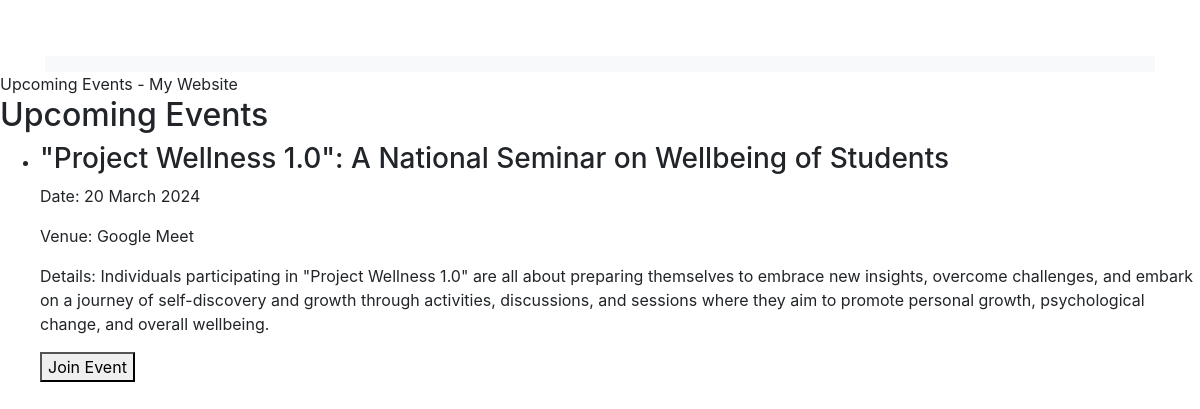
Screenshot of /events/ (signed in) with the database file from the repository.
### event_manager/models.py (models this page shows, shortened)
class Event(models.Model):
    event_name = models.CharField(max_length = 500)
    event_date = models.CharField(max_length = 25)
    event_details = models.TextField()
    venue = models.TextField(default = 'Google Meet')

### event_manager/views.py (the view)
# urls.py: path('events/', events, name = 'events'),
@login_required
def events(request):
    events = Event.objects.all()
    return render(request, 'events.html', {'events':events})

### event_manager/templates/events.html (shortened to what this page needs)
{% extends 'base.html' %}
{%block start%}
{% block title %}
    Upcoming Events - My Website
{% endblock %}
{% block events %}
    <h2>Upcoming Events</h2>
    {% if events %}
        <ul>
            {% for event in events %}
                <li>
                    <h3>{{ event.event_name }}</h3>
                    <p>Date: {{ event.event_date }}</p>
                    <p>Venue: {{ event.venue }}</p>
                    <p>Details: {{ event.event_details }}</p>
                    <form action = "{%url 'join_event'%}" method = 'post'>
                        <button type = 'submit'>Join Event</button>
                    </form>
                </li>
            {% endfor %}
        </ul>
    {% else %}
        <p>No upcoming events at the moment.</p>
    {% endif %}
{% endblock %}
{%endblock%}

### Login_Authentication/templates/base.html (style rules this page uses)
body { padding-top: 56px; }

### rows the page displays
Event: event_name "\"Project Wellness 1.0\": A National Seminar on Wellbeing of Students", event_date "20 March 2024", venue "Google Meet", event_details "Individuals participating in \"Project Wellness 1.0\" are all about preparing themselves to embrace new insights, overcome challenges, and embark on a journey of self-discovery and growth through activities, discussions, and sessions where they aim to promote personal growth, psychological change, and overall wellbeing."
